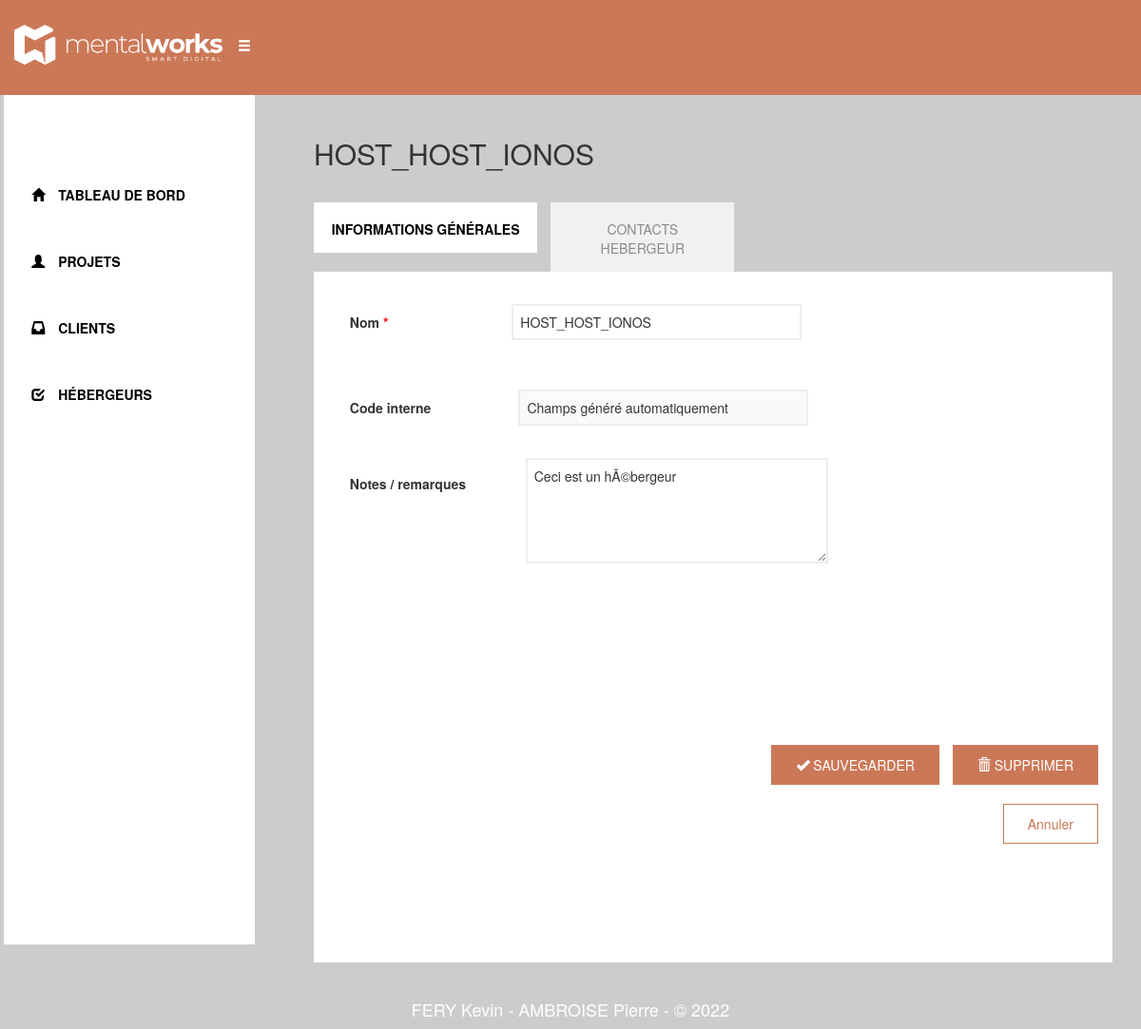
The app's page /Host/Update.php?id=1, older data.
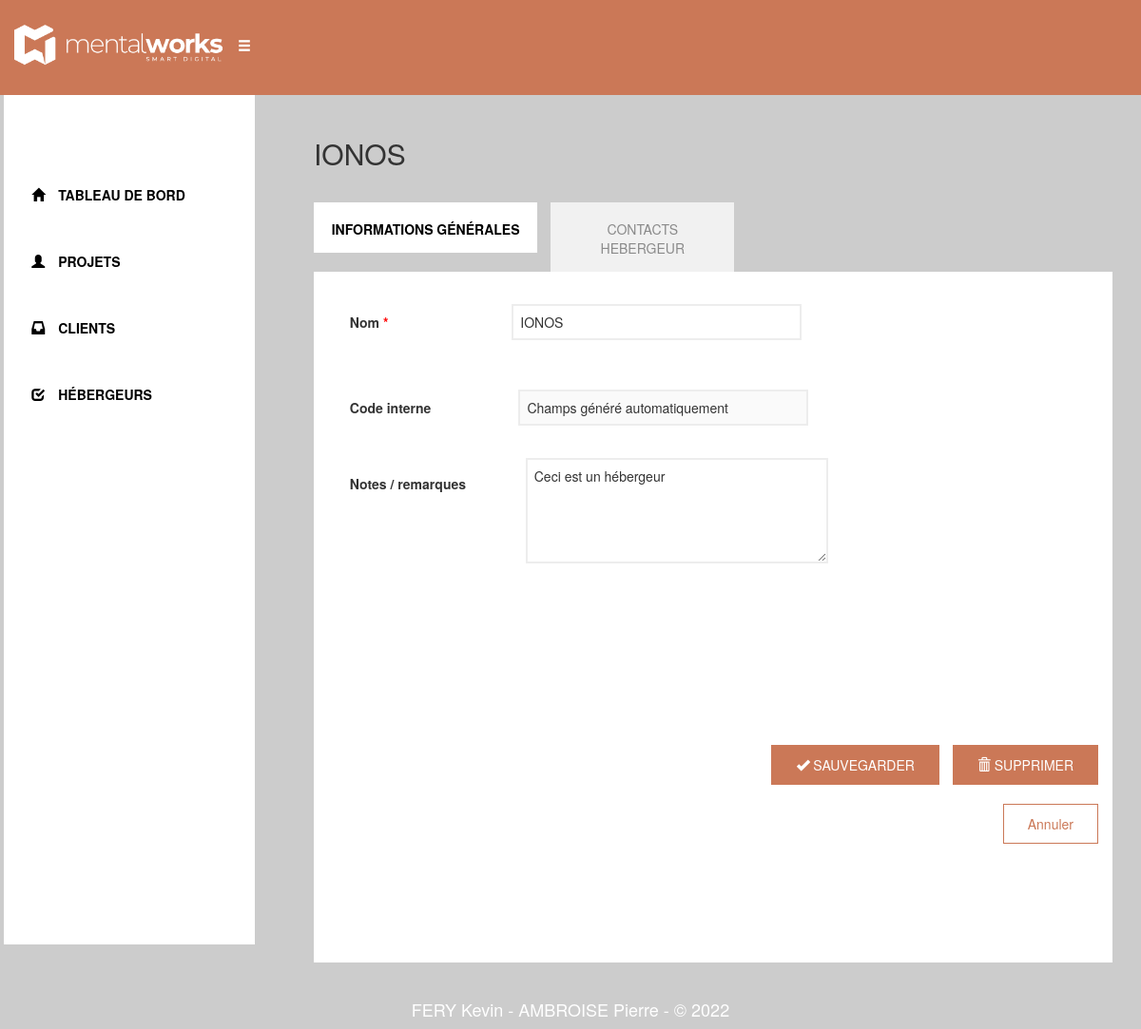
The same page, newer data.
### tables this page shows
CREATE TABLE `host` (
  `id` int(11) NOT NULL,
  `code` varchar(255) NOT NULL,
  `name` varchar(255) NOT NULL,
  `notes` varchar(1000) DEFAULT NULL
);

### src/Repository/HostRepository.php (called while the page is built, shortened)
<?php
class HostRepository{
    public static function getHostById(int $id): ?Host{
        $database = Connection::connect();
        $statement = $database->prepare('SELECT * FROM host WHERE id = ?');
        $statement->execute(array($id));
        $rep = $statement->fetch();
        $host = ($rep) ? new Host ($id, $rep['code'], $rep['name'], $rep['notes']) : null;
        return $host;
    }
}

### src/Traits/NameTrait.php (called while the page is built, shortened)
<?php
trait NameTrait{
    private string $name;
    public function getName(): string
    {
        return $this->name;
    }
}

### src/Traits/CodeNotesTrait.php (called while the page is built, shortened)
<?php
trait CodeNotesTrait{
    public function getCode(): string{
        return $this->code;
    }
    public function getNotes(): ?string{
        return $this->notes;
    }
}

### Host/Update.php (the view, shortened to what this page needs)
<?php
if (isset($_GET['id'])){
    $host = HostRepository::getHostById($_GET['id']);
}
?>
<!DOCTYPE html>
<html>
    <head>
        <link rel="stylesheet" href="https://maxcdn.bootstrapcdn.com/bootstrap/3.3.6/css/bootstrap.min.css">
        <link rel="stylesheet" href="public/css/styles.css">
    </head>
    <body>
        <?php require '../layout/navbar.php' ?>
        <section id="update">
            <div class="container-fluid">
                <div class="row">
                    <div class="col-lg-3 col-md-3 col-sm-12">
                        <?php require '../layout/menu.php' ?>
                    </div>
                    <div class="col-lg-9 col-md-9 col-sm-12">
                        <div class="col-lg-12 col-md-12 col-sm-12">
                            <h2 class="nouv"><?php echo $host->getName(); ?></h2>
                            <ul class="listContact">
                                <a href="Host/view.php" class="infoGenerale">INFORMATIONS GÉNÉRALES</a>&emsp;
                                <a href="Contact/<?php echo 'H-'.$_GET['id']."-1"?>" class="contactLien2">CONTACTS HEBERGEUR</a>
                            </ul>
                        </div>
                        <div class="col-lg-12 col-md-12 col-sm-12">
                            <div class="add">
                                <form method='Post'>
                                    <label class="lab">Nom <span style="color:red">*</span></label>
                                    <input name='name' class="input0" value="<?php echo $host->getName(); ?>">
                                    <p class="error"><?php echo (!isset($errors['nameError']))? '' : $errors['nameError'] ?></p>
                                    <br>
                                    <label class="lab">Code interne</label>
                                    <button disabled="disabled" class="input1" value="<?php echo $host->getCode(); ?>">Champs généré automatiquement</button>
                                    <br>
                                    <label class="lab2">Notes / remarques</label>
                                    <textarea name='notes' class="textarea2"><?php echo $host->getNotes(); ?></textarea>
                                    <p class="error"><?php echo (!isset($errors['notesError']))? '' : $errors['notesError'] ?></p>
                                    <div class="col-lg-12 col-md-12 col-sm-12">
                                        <div class="btnPlace">
                                            <button type='submit' name='submit' class="btnOrange"><span class="glyphicon glyphicon-ok"></span> SAUVEGARDER</button>&emsp;
                                            <a href="#" data-toggle='modal' data-target='#modal'class="btnOrange"><span class="glyphicon glyphicon-trash"></span> SUPPRIMER</a>
                                        </div>
                                        <br>
                                        <div class="btnPlace1">
                                            <a href="Host/View.php" class="btnBlanc">Annuler</a>
                                        </div>
                                    </div>
                                </form>
                            </div>
                        </div>
                    </div>
                </div>
            </div>
        </section>
        <?php require '../layout/footer.php' ?>
    </body>
</html>

Row changes from the older to the newer data that the page shows:
changed host: name "HOST_HOST_IONOS" → "IONOS"; notes "Ceci est un hÃ©bergeur" → "Ceci est un hébergeur"
